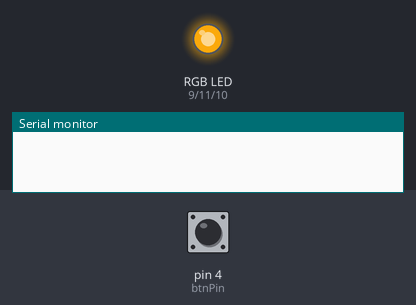
Bench run of a sketch on a simulated Arduino Uno, built with avr-gcc and run on an emulated ATmega328P. Parts: an RGB LED mixed from three pins (HIGH = lit), the last lines printed to the serial monitor. The test bench sets the inputs (shaded band); at power-on: pin 4 (btnPin) HIGH.

Above: at 2.7 s.
2.8 s: pin 4 (btnPin) pulled LOW for 0.15 s
At 4.0 s:
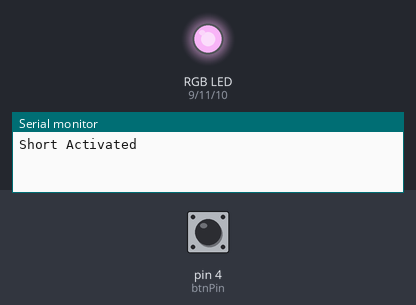
4.4 s: pin 4 (btnPin) pulled LOW for 3.2 s
At 7.2 s:
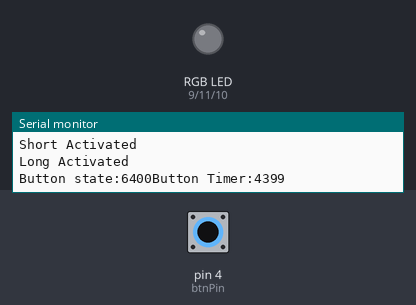
9.1 s: pin 4 (btnPin) pulled LOW for 1 s
At 11.2 s:
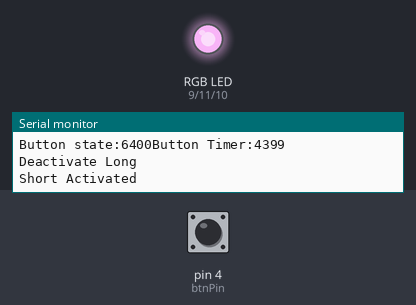
11.6 s: pin 4 (btnPin) pulled LOW for 0.15 s
At 12.9 s:
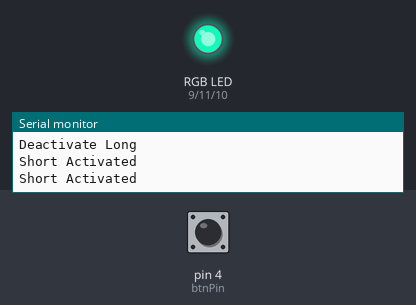
13.2 s: pin 4 (btnPin) pulled LOW for 0.15 s
At 14.3 s:
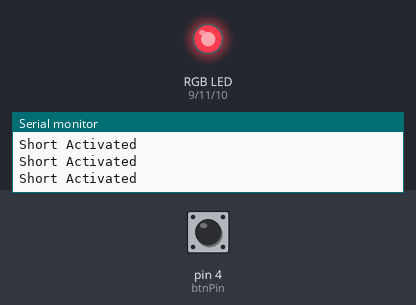
14.8 s: pin 4 (btnPin) pulled LOW for 1 s
At 16.7 s:
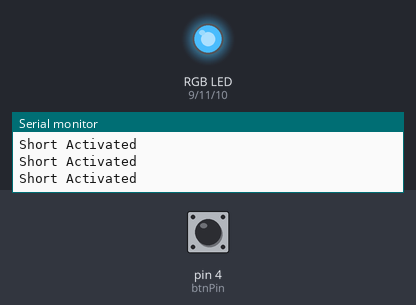
Timing chart, 0 to 18.2 s (numbered marks = the images above; inputs shaded):
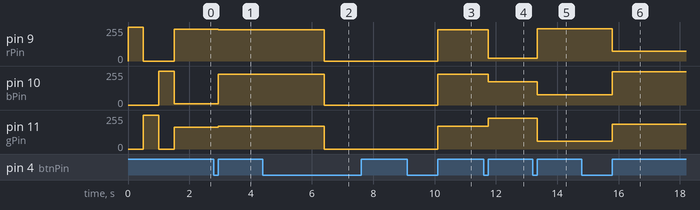

The sketch:

lightstick.ino
```cpp
#include "include.h"

void setup()
{
    Bluetooth.begin(9600);
    Serial.begin(115200);

    pinMode(rPin, OUTPUT);
    pinMode(gPin, OUTPUT);
    pinMode(bPin, OUTPUT);

    pinMode(btnPin, INPUT_PULLUP);

    selfCheck();
}

void loop()
{
  buttonHandler();
}

void buttonHandler(){
    if (digitalRead(btnPin) == LOW) {

    if (buttonActive == false) {

      buttonActive = true;
      buttonTimer = millis();

    }

    if ((millis() - buttonTimer > longPressTime) && (longPressActive == false)) {

      longPressActive = true;
      handleLongPress();
      Serial.print("Button state:");
      Serial.print(millis());
      Serial.print("Button Timer:");
      Serial.println(buttonTimer);
    }

  } else {

    if (buttonActive == true) {

      if (longPressActive == true) {

        longPressActive = false;
        Serial.println("Deactivate Long");
      } else {
         handleShortPress();
     }

      buttonActive = false;

    }else{
      if(isClear==false){
        modeSelect();
      }
    }

  }
}

void handleShortPress(){
    Serial.println("Short Activated");
    mode++;
    isClear = false;
    modeSelect();
}

void handleLongPress(){
    Serial.println("Long Activated");
    clearOutput();
    isClear = true;
    mode -= 1;
}
```

animation.h
```cpp
void flash()
{
  setColor(255, 165, 0);
  delay(45);
  setColor(0, 0, 0);
  delay(45);
}

void rgbFade(){
  clearOutput();
  analogWrite(bPin, brightness);

  // change the brightness for next time through the loop:
  brightness = brightness + fadeAmount;

  // reverse the direction of the fading at the ends of the fade:
  if (brightness <= 0 || brightness >= 255) {
    fadeAmount = -fadeAmount;
  }
  // wait for 30 milliseconds to see the dimming effect
  delay(30);
}

void rgbCycle()
{
  setColor(rVal, gVal, bVal);

  rVal = rVal + rDir;
  gVal = gVal + gDir;
  bVal = bVal + bDir;

  if (rVal >= 255 || rVal <= 0)
  {
    rDir = rDir * -1;
  }

  if (gVal >= 255 || gVal <= 0)
  {
    gDir = gDir * -1;
  }

  if (bVal >= 255 || bVal <= 0)
  {
    bDir = bDir * -1;
  }
  delay(13);
}
```

bluetooth.h
```cpp
#include <SoftwareSerial.h>
#include <Wire.h>

SoftwareSerial Bluetooth(rxPin, txPin); // RX, TX

void btlControl()
{
    while (Bluetooth.available() > 0)
    {
        int redInt = Bluetooth.parseInt();
        int greenInt = Bluetooth.parseInt();
        int blueInt = Bluetooth.parseInt();
        redInt = constrain(redInt, 0, 255);
        greenInt = constrain(greenInt, 0, 255);
        blueInt = constrain(blueInt, 0, 255);
        if (Bluetooth.available() > 0)
        {
            setColor(redInt, greenInt, blueInt);
            Bluetooth.flush();
        }
    }
}
```

helper.h
```cpp
/**
 * Set color method
 * take R, G, B value and apply to pwm pin
 **/
void setColor(int red, int green, int blue) {
  analogWrite(rPin, red);
  analogWrite(gPin, green);
  analogWrite(bPin, blue);
}
/**
 * Clear output pin color set
 * pull LED pin to DOWN state
 **/
void clearOutput() {
  digitalWrite(rPin, 0);
  digitalWrite(gPin, 0);
  digitalWrite(bPin, 0);
}
/**
 * Init boot check
 **/
void selfCheck() {
  setColor(255, 0, 0);
  delay(500);
  setColor(0, 255, 0);
  delay(500);
  setColor(0, 0, 255);
  delay(500);
  clearOutput();
}
```

include.h
```cpp
#include "config.h"
#include "helper.h"
#include "animation.h"
#include "bluetooth.h"
#include "mode.h"
```

mode.h
```cpp
void modeSelect()
{
    switch (mode)
    {
    case 0:
        setColor(240, 162, 11);
        break;
    case 1:
        setColor(233, 169, 232);
        break;
    case 2:
        setColor(19, 232, 174);
        break;
    case 3:
        setColor(242, 59, 76);
        break;
    case 4:
        setColor(73, 185, 249);
        break;
    case 5:
        setColor(137, 137, 137);
        break;
    case 6:
        setColor(230, 214, 23);
        break;
    case 7:
        setColor(174, 88, 235);
        break;
    case 8:
        setColor(251, 117, 228);
        break;
    case 9:
        rgbFade();
        break;
    case 10:
        rgbCycle();
        break;
    case 11:
        flash();
        break;
    case 12:
        btlControl();
        break;
    default:
        mode = 0;
        modeSelect();
    }
}
```

config.h
```cpp
//RGB Pin
#define rPin 9
#define gPin 11
#define bPin 10
//Bluetooth Module Pin
#define rxPin 6
#define txPin 5
//Pull down button pin
#define btnPin 4
//Mode counter
int mode = 0;
//Button
long buttonTimer = 0;
long longPressTime = 2000;

boolean buttonActive = false;
boolean longPressActive = false;

boolean isClear = false;

//RGB cycle
int rVal = 254;
int gVal = 1;
int bVal = 127;
int rDir = -1;
int gDir = 1;
int bDir = -1;

//RGB fade
int brightness = 0;
int fadeAmount = 5;
```

Measured:
- after the input at 2.8 s, pin 9 (rPin): 240/255 → 233/255 after 0.15 s; pin 10 (bPin): 11/255 → 232/255 after 0.15 s; pin 11 (gPin): 162/255 → 169/255 after 0.15 s
- after the input at 4.4 s, pin 9 (rPin): 233/255 → 0/255 after 2.0 s; pin 10 (bPin): 232/255 → 0/255 after 2.0 s; pin 11 (gPin): 169/255 → 0/255 after 2.0 s
- after the input at 9.1 s, pin 9 (rPin): 0/255 → 233/255 after 1.0 s; pin 10 (bPin): 0/255 → 232/255 after 1.0 s; pin 11 (gPin): 0/255 → 169/255 after 1.0 s
- after the input at 11.6 s, pin 9 (rPin): 233/255 → 19/255 after 0.15 s; pin 10 (bPin): 232/255 → 174/255 after 0.15 s; pin 11 (gPin): 169/255 → 232/255 after 0.15 s
- after the input at 13.2 s, pin 9 (rPin): 19/255 → 242/255 after 0.15 s; pin 10 (bPin): 174/255 → 76/255 after 0.15 s; pin 11 (gPin): 232/255 → 59/255 after 0.15 s
- after the input at 14.8 s, pin 9 (rPin): 242/255 → 73/255 after 1.0 s; pin 10 (bPin): 76/255 → 249/255 after 1.0 s; pin 11 (gPin): 59/255 → 185/255 after 1.0 s
